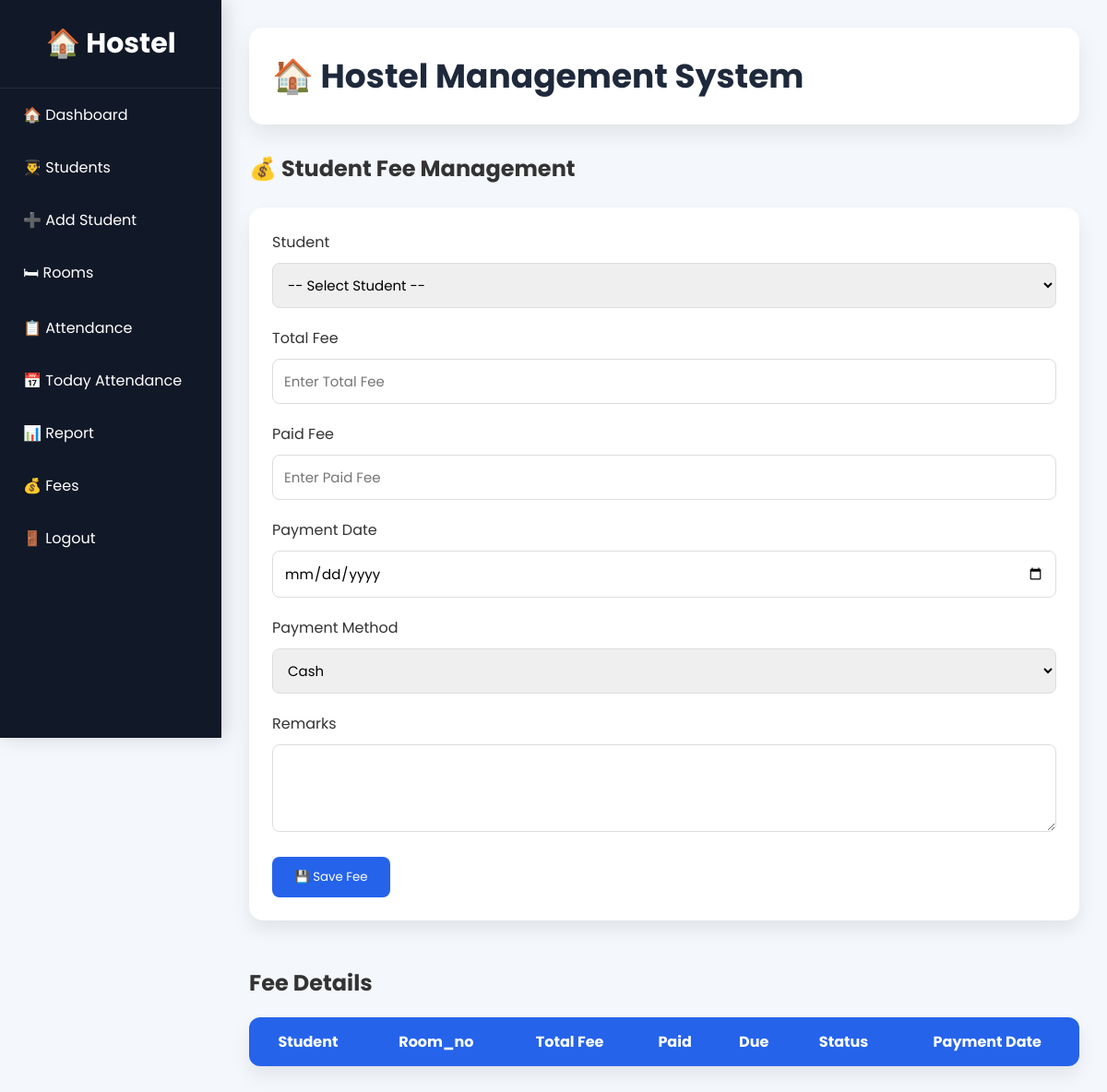
Before: /fees (signed in) with the older database file.
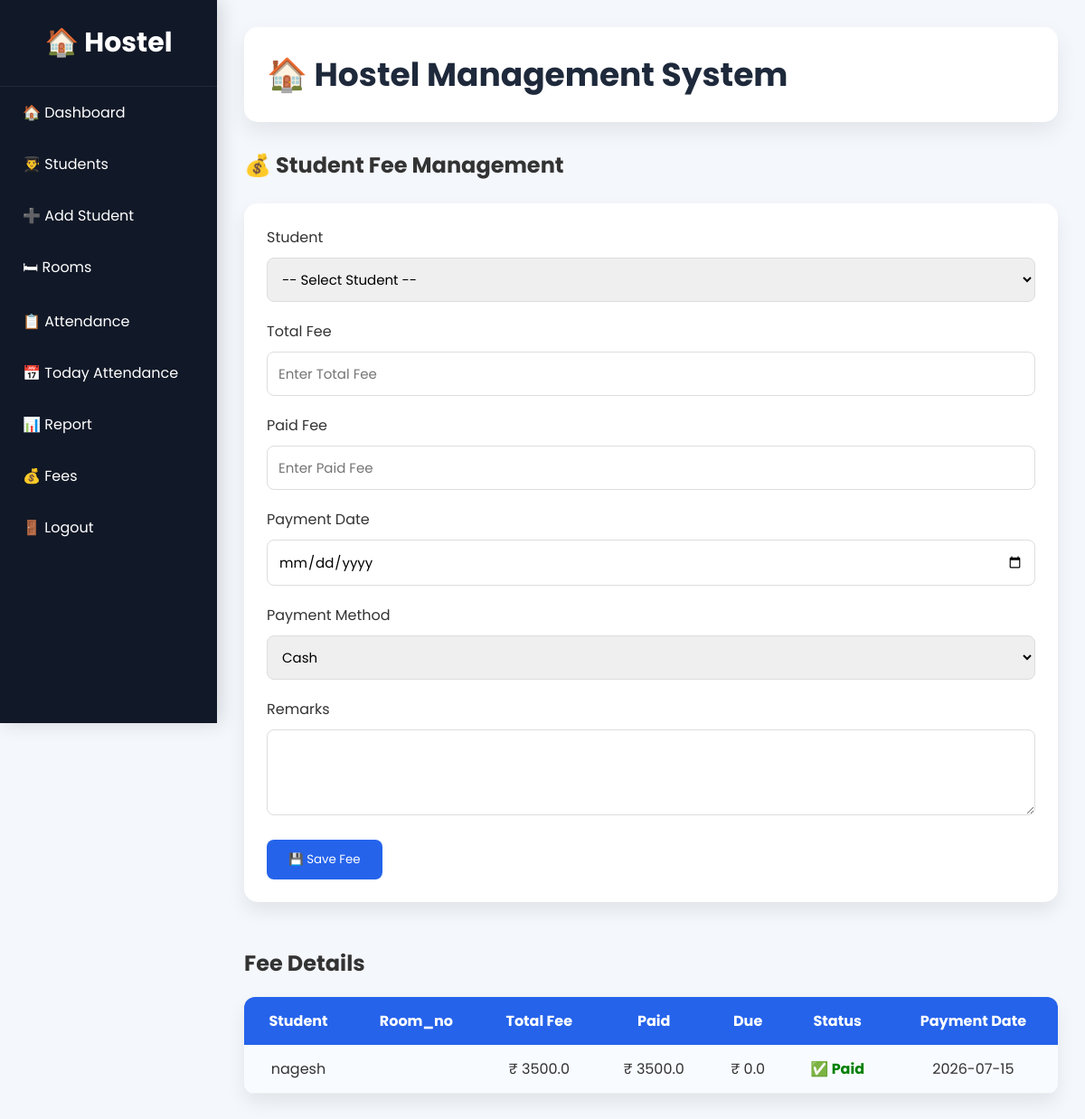
After: the same page with the newer database file.
### tables this page shows
CREATE TABLE fees (
        id INTEGER PRIMARY KEY AUTOINCREMENT,
        student_id INTEGER,
        total_fee REAL,
        paid_fee REAL,
        due_fee REAL,
        payment_date TEXT,
        payment_method TEXT,
        payment_status TEXT,
        remarks TEXT,
        FOREIGN KEY(student_id) REFERENCES students(id)
    );

CREATE TABLE students (
        id INTEGER PRIMARY KEY AUTOINCREMENT,
        name TEXT,
        gender TEXT,
        mobile TEXT,
        address TEXT,
        room_no INTEGER,
        year TEXT,
        department TEXT
    );

### app.py (the view, shortened to what this page needs)
@app.route("/fees", methods=["GET", "POST"])
def fees():
    if not is_logged_in():
        return redirect(url_for("login"))
    conn = get_db()
    cursor = conn.cursor()
    cursor.execute("""
        SELECT id, name
        FROM students
        ORDER BY name
    """)
    students = cursor.fetchall()
    cursor.execute("""
        SELECT
            fees.*,
            students.name
        FROM fees
        JOIN students
        ON fees.student_id = students.id
        ORDER BY fees.id DESC
    """)
    fees_data = cursor.fetchall()
    conn.close()
    return render_template(
        "fees.html",
        students=students,
        fees=fees_data
    )

### app.py (called while the page is built)
def is_logged_in():
    return "user" in session

### database.py (called while the page is built)
def get_db():
    conn = sqlite3.connect(DATABASE)
    conn.row_factory = sqlite3.Row
    return conn

### templates/fees.html (shortened to what this page needs)
{% extends "layout.html" %}
{% block content %}
<h2>💰 Student Fee Management</h2>
<br>
<form method="POST">
    <label>Student</label>
    <select name="student_id" required>
        <option value="">-- Select Student --</option>
    </select>
    <label>Total Fee</label>
    <input type="number" name="total_fee" placeholder="Enter Total Fee" required>
    <label>Paid Fee</label>
    <input type="number" name="paid_fee" placeholder="Enter Paid Fee" required>
    <label>Payment Date</label>
    <input type="date" name="payment_date" required>
    <label>Payment Method</label>
    <select name="payment_method">
        <option>Cash</option>
    </select>
    <label>Remarks</label>
    <textarea name="remarks" rows="3"></textarea>
    <br>
    <button type="submit">💾 Save Fee</button>
</form>
<br><br>
<h2>Fee Details</h2>
<table>
    <tr>
        <th>Student</th>
        <th>Room_no</th>
        <th>Total Fee</th>
        <th>Paid</th>
        <th>Due</th>
        <th>Status</th>
        <th>Payment Date</th>
    </tr>
    {% for fee in fees %}
    <tr>
        <td>{{ fee.name }}</td>
        <td>{{ fee.room_no }}</td>
        <td>₹ {{ fee.total_fee }}</td>
        <td>₹ {{ fee.paid_fee }}</td>
        <td>₹ {{ fee.due_fee }}</td>
        <td>
            {% if fee.payment_status=="Paid" %}
            <span style="color:green;font-weight:bold;">✅ Paid</span>
            {% elif fee.payment_status=="Partial" %}
            <span style="color:orange;font-weight:bold;">🟡 Partial</span>
            {% else %}
            <span style="color:red;font-weight:bold;">❌ Pending</span>
            {% endif %}
        </td>
        <td>{{ fee.payment_date }}</td>
    </tr>
    {% endfor %}
</table>
{% endblock %}

Changed rows visible on the page:
added fees: name "nagesh", total_fee "3500.0", paid_fee "3500.0", due_fee "0.0", payment_status "✅ Paid", payment_date "2026-07-15"
